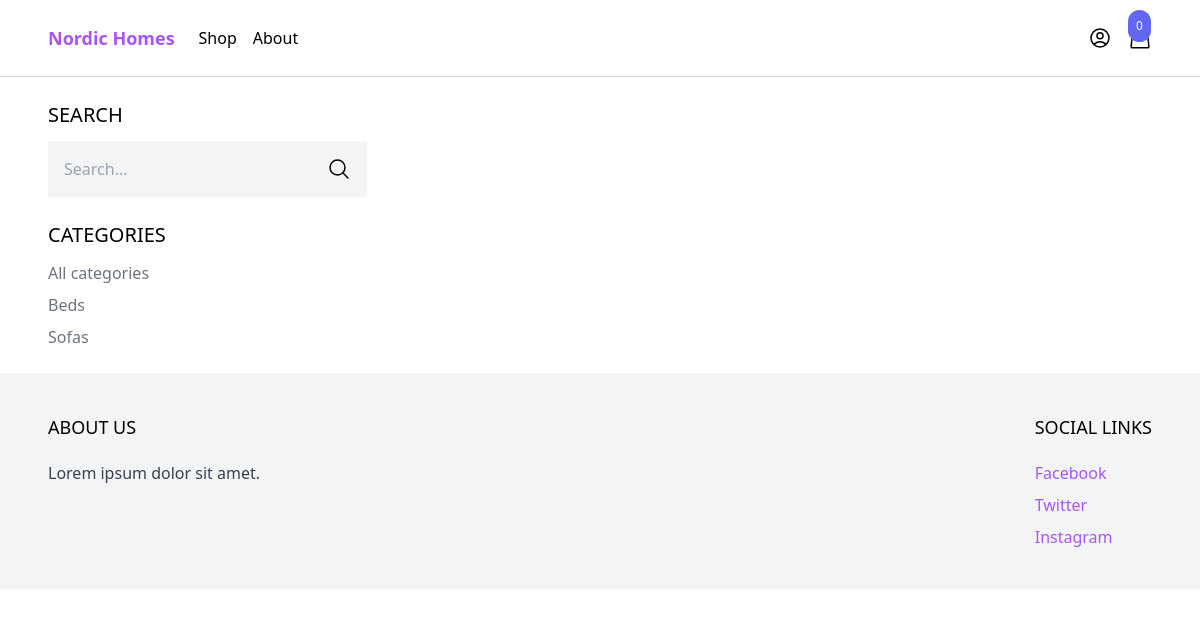
Before: /shop/?category=chairs with the older database file.
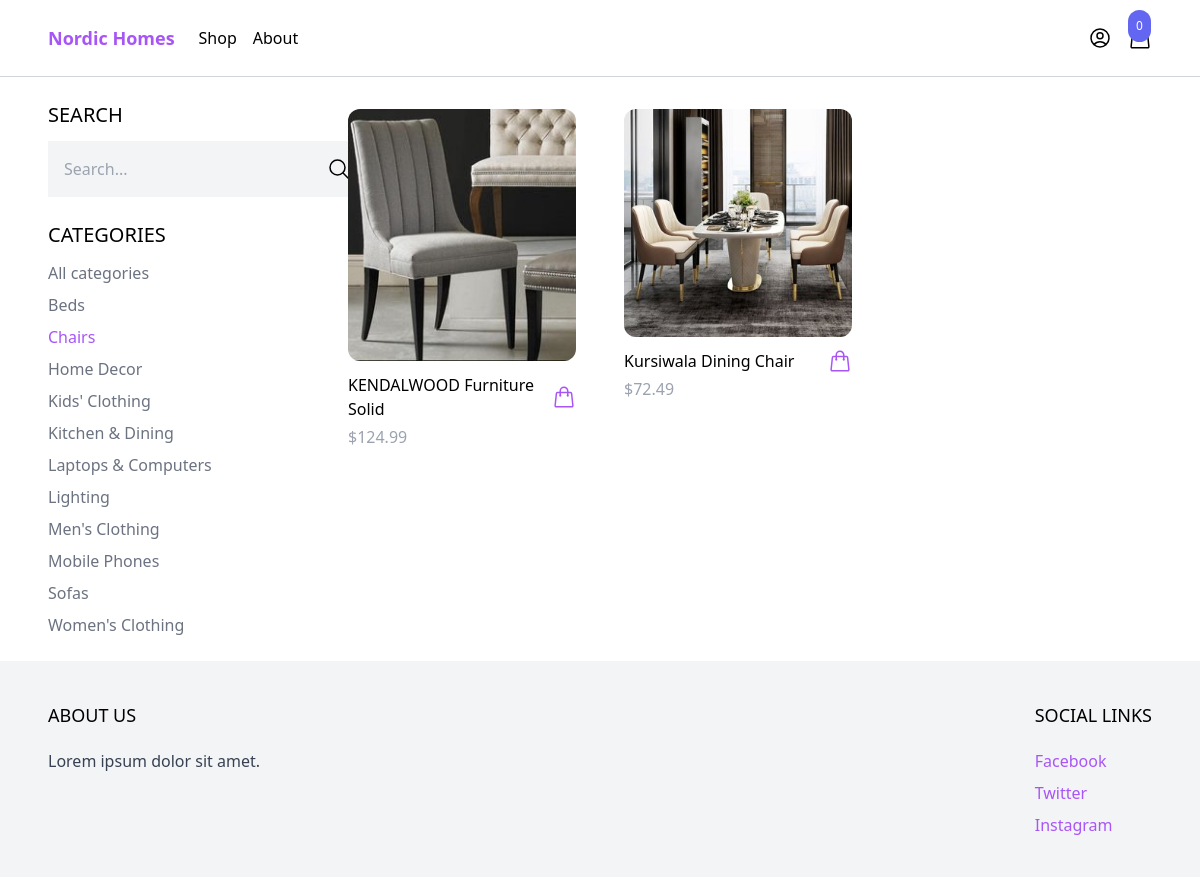
After: the same page with the newer database file.
### products/models.py (models this page shows, shortened)
class Category(models.Model):
    name = models.CharField(max_length=255)
    slug = models.SlugField()
    class Meta:
        ordering = ('name',)

class Product(models.Model):
    category = models.ForeignKey(Category, related_name='products', on_delete=models.CASCADE)
    name = models.CharField(max_length=255)
    slug = models.SlugField()
    description  = models.TextField(blank=True, null=True)
    price = models.IntegerField()
    created_at = models.DateTimeField(auto_now_add=True)
    image = models.ImageField(upload_to='uploads/', blank=True, null=True)
    thumbnail = models.ImageField(upload_to='uploads/', blank=True, null=True)
    class Meta:
        ordering = ('-created_at',)
    def get_display_price(self):
        return self.price / 100
    def get_thumbnail(self):
        if self.thumbnail:
            return self.thumbnail.url

### core/views.py (the view)
# urls.py: path('shop/', shop, name='shop'),
def shop(request):
    categories = Category.objects.all()
    products = Product.objects.all()
    active_category = request.GET.get('category',  '')
    if active_category:
        products = products.filter(category__slug=active_category)
    query = request.GET.get('query', '')
    if query:
        products = products.filter(name__icontains=query)
    context = {
        'categories': categories,
        'products': products,
        'active_category': active_category
    }
    return render(request, 'core/shop.html', context)

### cart/cart.py (called while the page is built)
    def __len__(self):
        return sum(item['quantity'] for item in self.cart.values())

### cart/context_processors.py (called while the page is built)
def cart(request):
    return{'cart': Cart(request)}

### core/templates/core/shop.html (shortened to what this page needs)
{% extends 'core/base.html' %}
{% block content %}
<div class="max-w-6xl mx-auto flex flex-wrap items-start py-6 px-6 xl:px-0">
    <div class="filter w-full lg:w-1/4">
        <h3 class="mb-3 text-xl uppercase">Search</h3>
        <form method="get" action=".">
            <div class="flex">
                <input type="text" name="query" class="p-4 bg-gray-100 border-0" placeholder="Search...">
                <button class="p-4 bg-gray-100 border-0">
                    <svg xmlns="http://www.w3.org/2000/svg" fill="none" viewBox="0 0 24 24" stroke-width="1.5"
                        stroke="currentColor" class="size-6">
                        <path stroke-linecap="round" stroke-linejoin="round"
                            d="m21 21-5.197-5.197m0 0A7.5 7.5 0 1 0 5.196 5.196a7.5 7.5 0 0 0 10.607 10.607Z" />
                    </svg>
                </button>
            </div>
        </form>
        <h3 class="mt-6 mb-3 text-xl uppercase">Categories</h3>
        <ul class="space-y-2">
            <li><a href="#" class="{% if not active_category %}text-purple-500{% else %}text-gray-500{% endif %}">All
                    categories</a></li>
            {% for category in categories %}
            <li><a href="{% url 'shop' %}?category={{ category.slug }}"
                    class="{% if category.slug == active_category %}text-purple-500{% else %}text-gray-500{% endif %}">
                    {{ category.name }}</a></li>
            {% endfor %}
        </ul>
    </div>
    <div class="products w-full lg:w-3/4 -mt-4 flex items-centre flex-wrap">
        {% for product in products %}
           {% include 'product/partials/product_list_item.html' %}
        {% endfor %}
    </div>
</div>
{% endblock content %}

### products/templates/product/partials/product_list_item.html (shortened to what this page needs)
<div class="w-full md:w-1/3 xl:w-1/4 p-6">
    <a href="{% url 'product' product.slug %}">
        <img src="{{ product.get_thumbnail }}"
            class="rounded-xl hover:shadow-lg" alt="">
    </a>
    <div class="pt-3 flex items-center justify-between">
        <a href="{% url 'product' product.slug %}">{{ product.name }}</a>
        <a
            href="#"
            hx-get="{% url 'add_to_cart' product.id %}"
            hx-target="#menu-cart-button"
            hx-swap="outerHTMl"
            class="text-purple-500 hover:text-purpal-500"
        >
        </a>
    </div>
    <p class="pt-1 text-gray-400">${{ product.get_display_price }}</p>
</div>

Changed rows visible on the page:
added Category: name "Chairs", slug "chairs" (drawn)
added Category: name "Home Decor"
added Category: name "Kids' Clothing"
added Category: name "Kitchen & Dining"
added Category: name "Laptops & Computers"
added Category: name "Lighting"
added Category: name "Men's Clothing"
added Category: name "Mobile Phones"
added Category: name "Women's Clothing"
added Product: get_thumbnail (picture), name "KENDALWOOD Furniture Solid", get_display_price "124.99"
added Product: get_thumbnail (picture), name "Kursiwala Dining Chair", get_display_price "72.49"
